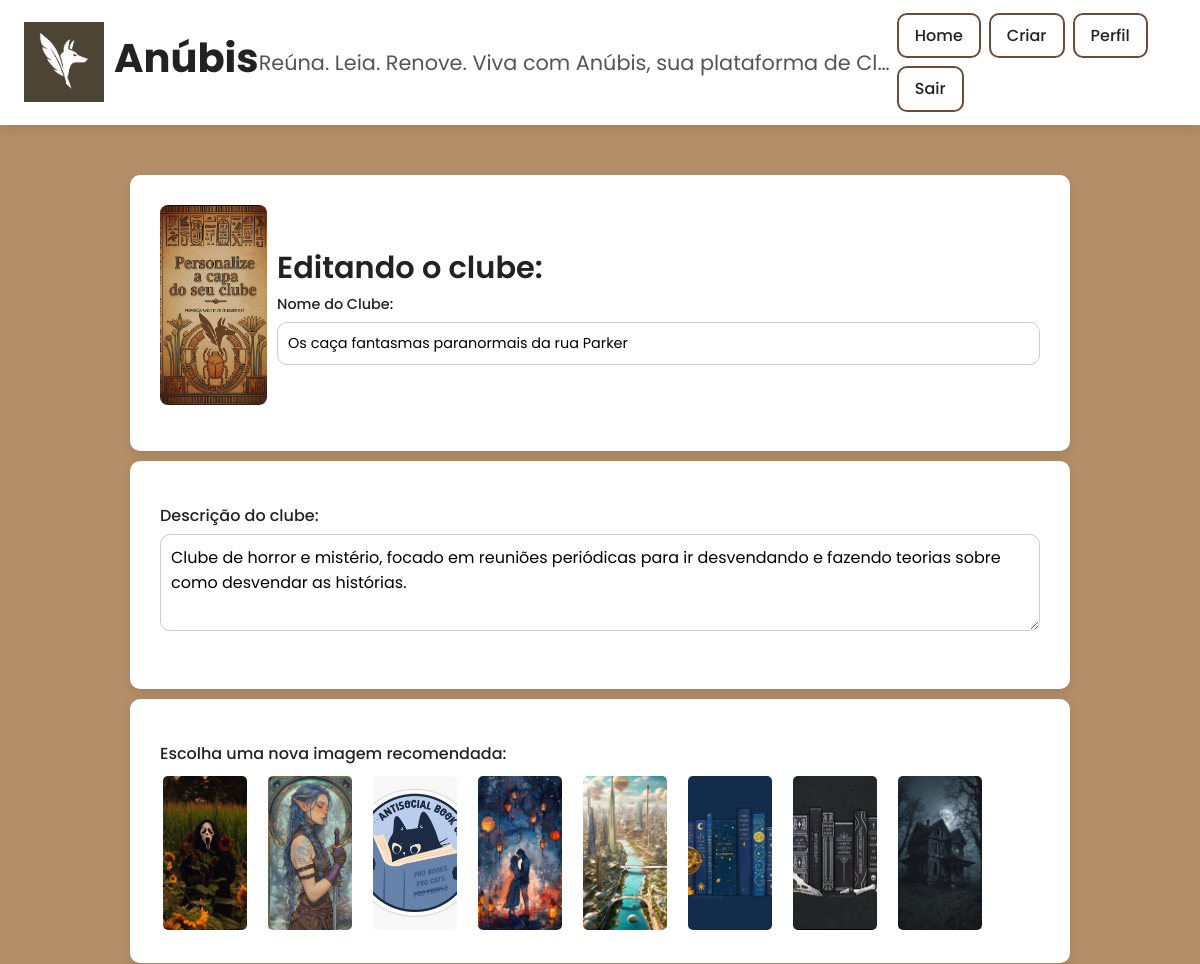
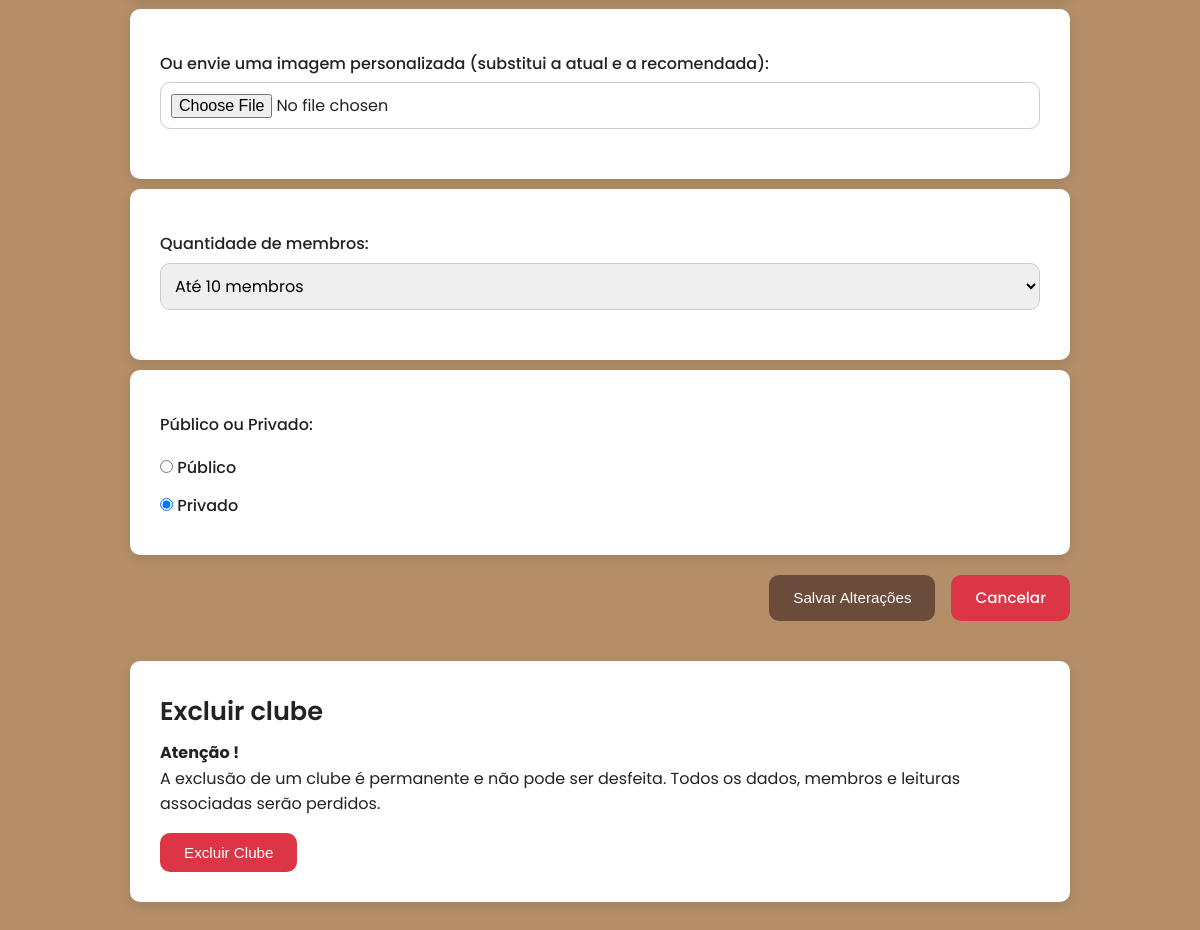
/app/clube/6/admin/editar/ (signed in), run on an earlier commit of the app's database (2 pictures, top to bottom).
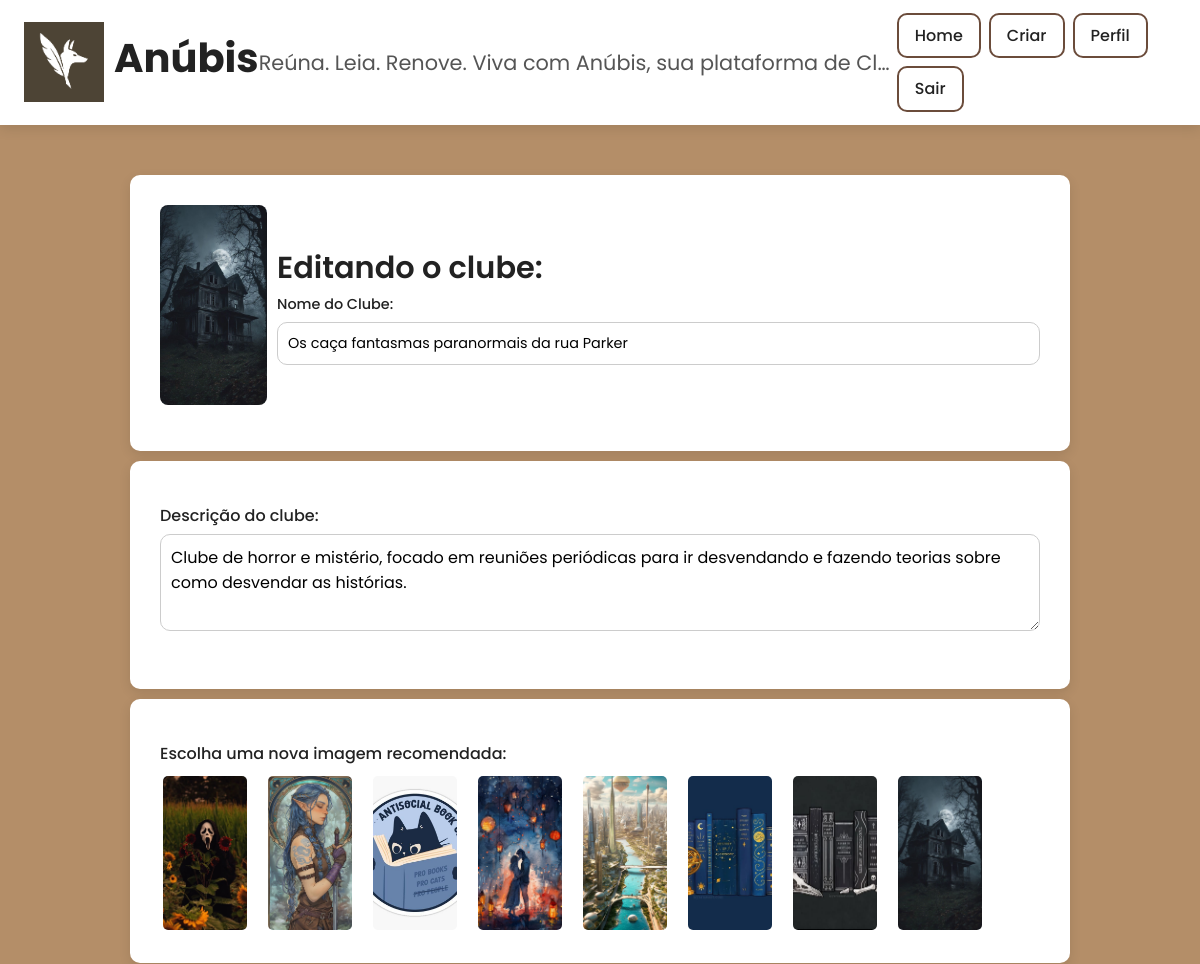
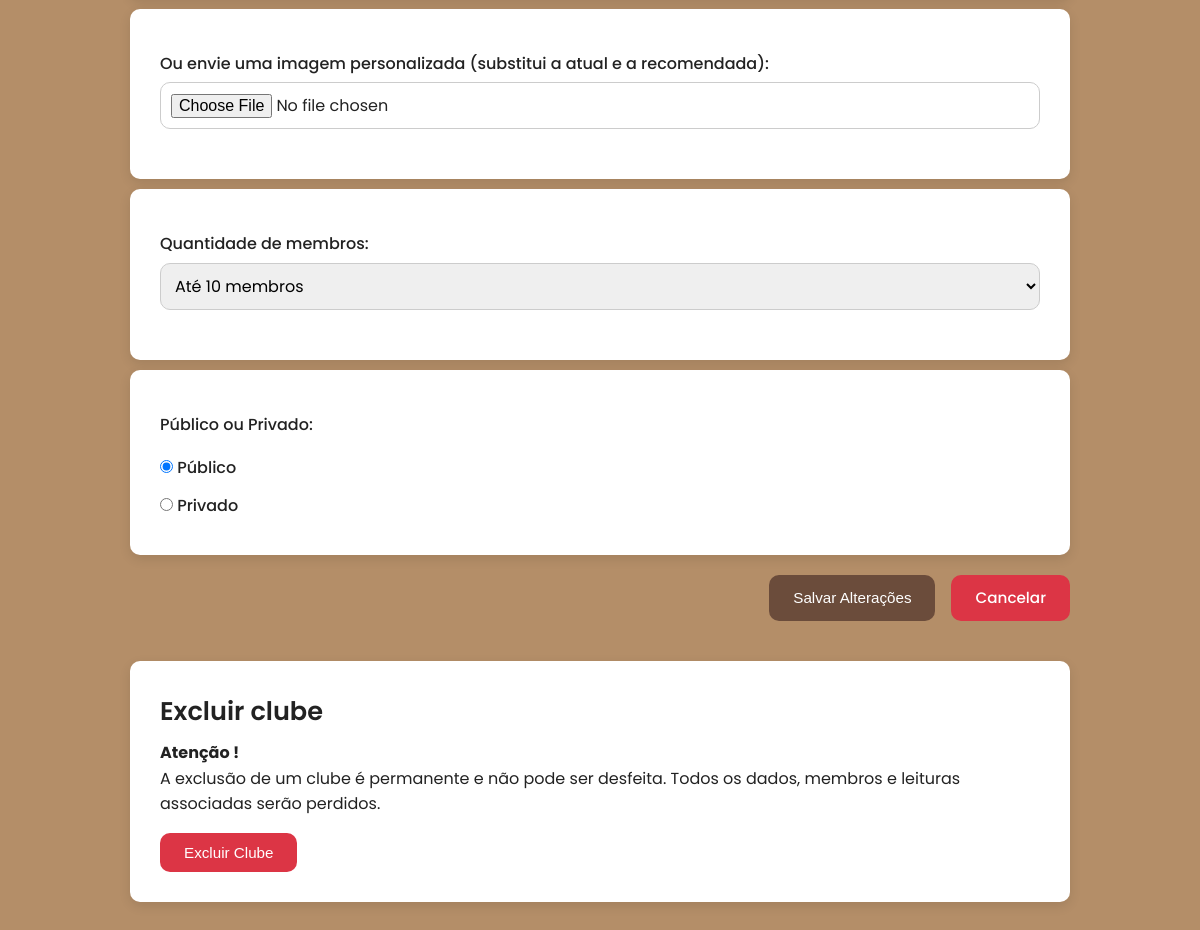
And on a later commit of the database (2 pictures, top to bottom).
### inicial/models.py (models this page shows, shortened)
class Clube(models.Model):
    class Privacidade(models.TextChoices):
        PUBLICO = 'PUBLICO', _('Público')
        PRIVADO = 'PRIVADO', _('Privado')
    LIMITE_MEMBROS_OPCOES = [
        (10, _('Até 10 membros')),
        (20, _('Até 20 membros')),
        (50, _('Até 50 membros')),
    ]
    nome = models.CharField(max_length=100)
    descricao = models.TextField()
    privacidade = models.CharField(
        max_length=10,
        choices=Privacidade.choices,
        default=Privacidade.PUBLICO
    )
    limite_membros = models.PositiveIntegerField(
        choices=LIMITE_MEMBROS_OPCOES,
        default=10
    )
    membros = models.ManyToManyField(
        Usuario,
        through='ClubeMembro',
        related_name='clubes_participados'
    )
    data_criacao = models.DateTimeField(auto_now_add=True)
    capa_clube = models.ImageField(
        upload_to='clubes_capas/', # Define o subdiretório dentro de MEDIA_ROOT
        null=True,                 # Permite que o campo seja nulo no banco de dados
        blank=True                 # Permite que o campo seja vazio em formulários
    )
    capa_recomendada = models.CharField(max_length=100, null=True, blank=True)

### principal/views.py (the view)
# urls.py: path('clube/<int:clube_id>/admin/editar/', views.editar_clube, name='editar_clube'),
@admin_clube_obrigatorio
def editar_clube(request: HttpRequest, clube_id, clube, **kwargs):
    if request.method == 'POST':
        form = ClubeEditForm(request.POST, request.FILES, instance=clube)
        if form.is_valid():
            clube_editado = form.save(commit=False)
            capa_clube_file = request.FILES.get('capa_clube')
            capa_recomendada_path = request.POST.get('capa_recomendada_selecionada')
            if capa_clube_file:
                clube_editado.capa_clube = capa_clube_file
                clube_editado.capa_recomendada = None
            elif capa_recomendada_path:
                clube_editado.capa_recomendada = capa_recomendada_path
                clube_editado.capa_clube.delete(save=False)
            clube_editado.save()
            messages.success(request, _("O clube '%(nome_clube)s' foi atualizado com sucesso!") % {'nome_clube': clube.nome})
            return redirect('principal:detalhes_clube', clube_id=clube.id)
        else:
            messages.error(request, _("Houve um erro no formulário. Por favor, verifique os dados."))
    else:
        form = ClubeEditForm(instance=clube)
    contexto = {
        'form': form,
        'clube': clube,
        'nome_usuario': request.usuario_logado_obj.nome,
    }
    return render(request, 'principal/admin/editar_clube.html', contexto)

### principal/forms.py
class ClubeEditForm(forms.ModelForm):
    capa_clube = forms.ImageField(
        label="Nova Imagem de Capa (opcional)",
        required=False,
        widget=forms.FileInput  # <--- Esta é a mudança principal!
    )
    class Meta:
        model = Clube
        fields = ['nome', 'descricao', 'privacidade', 'limite_membros', 'capa_clube']
        widgets = {
            'descricao': forms.Textarea(attrs={'rows': 3}),
            'privacidade': forms.RadioSelect,
        }
        labels = {
            'nome': 'Nome do Clube',
            'descricao': 'Descrição',
            'privacidade': 'Privacidade do Clube',
            'limite_membros': 'Limite Máximo de Membros',
        }

### templates/principal/admin/editar_clube.html (shortened to what this page needs)
{% extends 'principal/base.html' %}
{% load static %}
{% load i18n %}
{% block styles %}
  <link rel="stylesheet" href="{% static 'principal/criar.css' %}"/>
{% endblock %}
{% block content %}
  <div class="container">
    <form method="post" action="{% url 'principal:editar_clube' clube.id %}" enctype="multipart/form-data">
      <div class="card">
        <div class="titulo-com-imagem">
          {% if clube.capa_clube %}
              <img class="imagem-edicao" src="{{ clube.capa_clube.url }}" alt="{{ clube.nome }}" >
          {% elif clube.capa_recomendada %}
              <img class="imagem-edicao" src="{% static clube.capa_recomendada %}" alt="{{ clube.nome }}" >
          {% else %}
              <img class="imagem-edicao" src="{% static 'img/imgideal.png' %}" alt="{% trans 'Capa padrão' %}" >
          {% endif %}
          <div class="cabecalho-edicao">
            <h2>{% blocktrans %}Editando o clube: {{ clube.nome }}{% endblocktrans %}</h2>
            <label for="{{ form.nome.id_for_label }}">{% trans "Nome do Clube:" %}</label>
            {{ form.nome }}
          </div>
        </div>
      </div>
      <div class="card">
        <label for="{{ form.descricao.id_for_label }}">{% trans "Descrição do clube:" %}</label>
        {{ form.descricao }}
      </div>
      <div class="card">
        <label>{% trans "Escolha uma nova imagem recomendada:" %}</label>
        <div class="image-recommendations" id="image-recommendations">
          <img src="{% static 'img/Suge1.jpg' %}" alt="{% trans 'Imagem' %} 1" data-src="img/Suge1.jpg">
          <img src="{% static 'img/Suge2.jpg' %}" alt="{% trans 'Imagem' %} 2" data-src="img/Suge2.jpg">
          <img src="{% static 'img/Suge3.jpg' %}" alt="{% trans 'Imagem' %} 3" data-src="img/Suge3.jpg">
          <img src="{% static 'img/Suge4.jpg' %}" alt="{% trans 'Imagem' %} 4" data-src="img/Suge4.jpg">
          <img src="{% static 'img/Suge5.jpg' %}" alt="{% trans 'Imagem' %} 5" data-src="img/Suge5.jpg">
          <img src="{% static 'img/Suge6.jpg' %}" alt="{% trans 'Imagem' %} 6" data-src="img/Suge6.jpg">
          <img src="{% static 'img/Suge7.jpg' %}" alt="{% trans 'Imagem' %} 7" data-src="img/Suge7.jpg">
          <img src="{% static 'img/Suge8.jpg' %}" alt="{% trans 'Imagem' %} 8" data-src="img/Suge8.jpg">
        </div>
      </div>
      <div class="card">
        <label for="{{ form.capa_clube.id_for_label }}">{% trans "Ou envie uma imagem personalizada (substitui a atual e a recomendada):" %}</label>
        {{ form.capa_clube }}
      </div>
      <div class="card">
        <label for="{{ form.limite_membros.id_for_label }}">{% trans "Quantidade de membros:" %}</label>
        {{ form.limite_membros }}
      </div>
      <div class="card">
        <label>{% trans "Público ou Privado:" %}</label>
        <div class="public-private">
            {{ form.privacidade }}
        </div>
      </div>
      <div class="form-actions">
        <button type="submit" class="btn-submit-clube">{% trans "Salvar Alterações" %}</button>
        <a href="{% url 'principal:detalhes_clube' clube.id %}" class="btn-cancel-clube">{% trans "Cancelar" %}</a>
      </div>
    </form>
    <div class="card">
        <h3>{% trans "Excluir clube" %}</h3>
        <h4>{% trans "Atenção !" %}</h4>
        <p>{% trans "A exclusão de um clube é permanente e não pode ser desfeita. Todos os dados, membros e leituras associadas serão perdidos." %}</p>
        <form method="post"
              action="{% url 'principal:excluir_clube' clube.id %}"
              style="margin-top: 1rem;"
              id="form-excluir-clube"
              data-confirm-message="{% trans 'Tem certeza que deseja excluir este clube? Esta ação é irreversível.' %}">
            <button type="submit" class="sair-clube-button">
                {% trans "Excluir Clube" %}
            </button>
        </form>
    </div>
  </div>
{% endblock %}

What changed in the data, as far as the page shows it:
changed Clube "Os caça fantasmas paranormais da rua Parker": capa_recomendada: picture added; privacidade "☐ Público ☑ Privado" → "☑ Público ☐ Privado"
